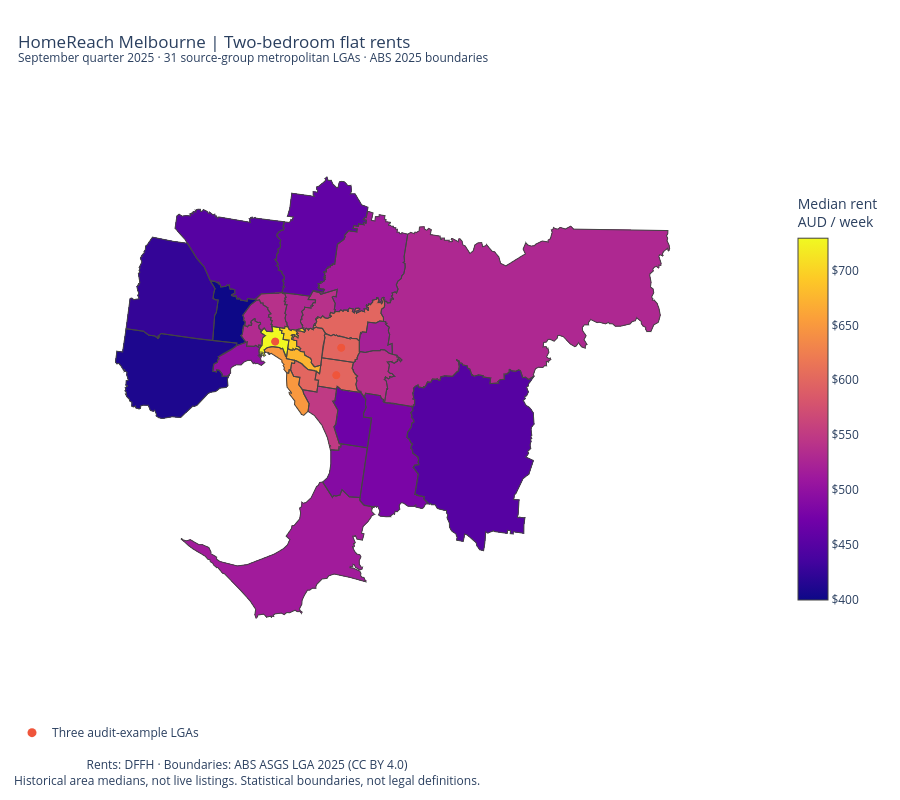

The notebook cell this image was saved under:
### Markdown cell above
## 10. Build the first interactive rent map

This is a **choropleth**: polygons coloured by a numeric measure. Use the colour legend to interpret
**published median AUD per week**. A larger coloured polygon is a larger geographic area, not a higher price
or a larger number of rentals. Prices still vary within each LGA. Hover for its exact name, code, count, quarter
and original Excel source cells. Zoom in to inspect the small inner-city LGAs.

The default map uses `white-bg`: no background-map service, key, or external tiles are required. Blank space
outside the selected polygons is simply unplotted space (including water and out-of-scope areas), **not $0 rent**.
The three previously used audit LGAs have optional point markers to help you orient yourself. These are
interior label anchors, not property locations, stations, or exact city centres.

For optional street/place context after the first successful run, change `USE_ONLINE_BASEMAP` to True and
rerun sections 10–12. That mode requests CARTO/OpenStreetMap tiles over the internet and discloses the displayed
map extent to that provider. The initial offline-style map makes no such requests. No data is geocoded.

### Code cell
USE_ONLINE_BASEMAP = False
MAP_STYLE = "carto-positron" if USE_ONLINE_BASEMAP else "white-bg"

hover_columns = ["rental_area_name", "abs_lga_name", "quarter", "property_type", "published_count",
                 "source_sheet", "source_count_cell", "source_median_cell", "match_method"]
custom = mapped[hover_columns].copy()
custom["published_count"] = custom["published_count"].astype(int)
fig = go.Figure(go.Choroplethmap(
    geojson=map_geojson,
    locations=mapped["lga_code_2025"].tolist(),
    featureidkey="properties.lga_code_2025",
    z=mapped["median_weekly_rent"].astype(float).tolist(),
    zmin=float(mapped["median_weekly_rent"].min()),
    zmax=float(mapped["median_weekly_rent"].max()),
    customdata=custom.to_numpy(),
    marker={"line": {"width": 1}},
    colorbar={"title": {"text": "Median rent<br>AUD / week"}, "tickprefix": "$", "len": 0.70},
    hovertemplate=(
        "<b>%{customdata[1]}</b><br>Rental-source name: %{customdata[0]}<br>"
        "ABS LGA code: %{location}<br>Quarter: %{customdata[2]} | %{customdata[3]}<br>"
        "Median: $%{z:,.0f} per week<br>Published count: %{customdata[4]:,}<br>"
        "Excel: %{customdata[5]}!%{customdata[6]} / %{customdata[7]}<br>"
        "Match: %{customdata[8]}<extra></extra>"
    ), name="Published median rent",
))
# Marker positions are derived from each source polygon, not guessed coordinates.
anchors = metro_native.loc[metro_native["abs_lga_name"].isin(["Melbourne", "Monash", "Whitehorse"])].copy()
anchors["geometry"] = anchors.geometry.representative_point()
anchors = anchors.to_crs(4326)
fig.add_trace(go.Scattermap(
    lon=anchors.geometry.x.tolist(), lat=anchors.geometry.y.tolist(),
    mode="markers", marker={"size": 9}, name="Three audit-example LGAs",
    text=anchors["abs_lga_name"].tolist(),
    hovertemplate="<b>%{text}</b><br>Interior label anchor, not a rental address<extra></extra>",
    showlegend=True,
))
fig.update_layout(
    title={"text": "HomeReach Melbourne | Two-bedroom flat rents<br>"
                   "<sup>September quarter 2025 · 31 source-group metropolitan LGAs · ABS 2025 boundaries</sup>",
           "x": 0.02},
    map={"style": MAP_STYLE, "center": {"lon": float((west + east) / 2), "lat": float((south + north) / 2)},
         "zoom": 7.8, "bearing": 0, "pitch": 0},
    height=800, margin={"l": 12, "r": 12, "t": 95, "b": 100},
    legend={"orientation": "h", "x": 0, "y": -0.03},
    annotations=[{"text": "Rents: DFFH · Boundaries: ABS ASGS LGA 2025 (CC BY 4.0)<br>"
                          "Historical area medians, not live listings. Statistical boundaries, not legal definitions.",
                  "xref": "paper", "yref": "paper", "x": 0, "y": -0.09,
                  "xanchor": "left", "yanchor": "top", "showarrow": False}],
)
fig.show(config={"responsive": True, "scrollZoom": True, "displaylogo": False})
print("Map rent range: $%g–$%g per week" % (mapped["median_weekly_rent"].min(), mapped["median_weekly_rent"].max()))
print("Basemap:", "online CARTO tiles" if USE_ONLINE_BASEMAP else "white background; no external basemap")

### Figure 1 — Plotly figure (JSON) as saved in the notebook; plotly's stock layout.template omitted (floating-point values rounded to 4 significant figures; data arrays with more than 128 entries replaced by an {"elided": "..."} marker saying what was removed)
{"data": [{"colorbar": {"len": 0.7, "tickprefix": "$", "title": {"text": "Median rent<br>AUD / week"}}, "customdata": {"elided": "31x9 mixed values"}, "featureidkey": "properties.lga_code_2025", "geojson": {"features": [{"geometry": {"coordinates": {"elided": "1x1863x2 float values"}, "type": "Polygon"}, "id": "20660", "properties": {"abs_area_sqkm": 62.54, "abs_lga_name": "Banyule", "area_type": "LGA", "boundary_source": "Australian Bureau of Statistics; ASGS Edition 3 LGA 2025; CC BY 4.0", "boundary_year": 2025, "lga_code_2025": "20660", "match_method": "exact_name", "match_note": "Exact name within Victoria.", "median_weekly_rent": 540, "property_type": "2 bedroom flats", "published_count": 282, "quarter": "2025Q3", "quarter_end": "2025-09-30", "rental_area_name": "Banyule", "source_count_cell": "HE57", "source_excel_row": 57, "source_file": "quarterly-median-rents-local-government-area-september-quarter-2025-excel.xlsx", "source_median_cell": "HF57", "source_region": "North and West Metro", "source_reporting_quarter": "2025Q3", "source_sheet": "2br Flat", "state_code": "2", "state_name": "Victoria"}, "type": "Feature"}, {"geometry": {"coordinates": {"elided": "1x1019x2 float values"}, "type": "Polygon"}, "id": "20910", "properties": {"abs_area_sqkm": 37.21, "abs_lga_name": "Bayside (Vic.)", "area_type": "LGA", "boundary_source": "Australian Bureau of Statistics; ASGS Edition 3 LGA 2025; CC BY 4.0", "boundary_year": 2025, "lga_code_2025": "20910", "match_method": "reviewed_alias", "match_note": "Victoria-only lookup; ABS adds a state suffix to distinguish the name.", "median_weekly_rent": 650, "property_type": "2 bedroom flats", "published_count": 210, "quarter": "2025Q3", "quarter_end": "2025-09-30", "rental_area_name": "Bayside", "source_count_cell": "HE80", "source_excel_row": 80, "source_file": "quarterly-median-rents-local-government-area-september-quarter-2025-excel.xlsx", "source_median_cell": "HF80", "source_region": "Southern Metro", "source_reporting_quarter": "2025Q3", "source_sheet": "2br Flat", "state_code": "2", "state_name": "Victoria"}, "type": "Feature"}, {"geometry": {"coordinates": {"elided": "1x2177x2 float values"}, "type": "Polygon"}, "id": "21110", "properties": {"abs_area_sqkm": 60.18, "abs_lga_name": "Boroondara", "area_type": "LGA", "boundary_source": "Australian Bureau of Statistics; ASGS Edition 3 LGA 2025; CC BY 4.0", "boundary_year": 2025, "lga_code_2025": "21110", "match_method": "exact_name", "match_note": "Exact name within Victoria.", "median_weekly_rent": 600, "property_type": "2 bedroom flats", "published_count": 542, "quarter": "2025Q3", "quarter_end": "2025-09-30", "rental_area_name": "Boroondara", "source_count_cell": "HE72", "source_excel_row": 72, "source_file": "quarterly-median-rents-local-government-area-september-quarter-2025-excel.xlsx", "source_median_cell": "HF72", "source_region": "Eastern Metro", "source_reporting_quarter": "2025Q3", "source_sheet": "2br Flat", "state_code": "2", "state_name": "Victoria"}, "type": "Feature"}, {"geometry": {"coordinates": {"elided": "1x1416x2 float values"}, "type": "Polygon"}, "id": "21180", "properties": {"abs_area_sqkm": 123.4, "abs_lga_name": "Brimbank", "area_type": "LGA", "boundary_source": "Australian Bureau of Statistics; ASGS Edition 3 LGA 2025; CC BY 4.0", "boundary_year": 2025, "lga_code_2025": "21180", "match_method": "exact_name", "match_note": "Exact name within Victoria.", "median_weekly_rent": 400, "property_type": "2 bedroom flats", "published_count": 224, "quarter": "2025Q3", "quarter_end": "2025-09-30", "rental_area_name": "Brimbank", "source_count_cell": "HE58", "source_excel_row": 58, "source_file": "quarterly-median-rents-local-government-area-september-quarter-2025-excel.xlsx", "source_median_cell": "HF58", "source_region": "North and West Metro", "source_reporting_quarter": "2025Q3", "source_sheet": "2br Flat", "state_code": "2", "state_name": "Victoria"}, "type": "Feature"}, {"geometry": {"coordinates": {"elided": "1x9402x2 float values"}, "type": "Polygon"}, "id": "21450", "properties": {"abs_area_sqkm": 1283.0, "abs_lga_name": "Cardinia", "area_type": "LGA", "boundary_source": "Australian Bureau of Statistics; ASGS Edition 3 LGA 2025; CC BY 4.0", "boundary_year": 2025, "lga_code_2025": "21450", "match_method": "exact_name", "match_note": "Exact name within Victoria.", "median_weekly_rent": 450, "property_type": "2 bedroom flats", "published_count": 24, "quarter": "2025Q3", "quarter_end": "2025-09-30", "rental_area_name": "Cardinia", "source_count_cell": "HE81", "source_excel_row": 81, "source_file": "quarterly-median-rents-local-government-area-september-quarter-2025-excel.xlsx", "source_median_cell": "HF81", "source_region": "Southern Metro", "source_reporting_quarter": "2025Q3", "source_sheet": "2br Flat", "state_code": "2", "state_name": "Victoria"}, "type": "Feature"}, {"geometry": {"coordinates": {"elided": "1x7437x2 float values"}, "type": "Polygon"}, "id": "21610", "properties": {"abs_area_sqkm": 409.4, "abs_lga_name": "Casey", "area_type": "LGA", "boundary_source": "Australian Bureau of Statistics; ASGS Edition 3 LGA 2025; CC BY 4.0", "boundary_year": 2025, "lga_code_2025": "21610", "match_method": "exact_name", "match_note": "Exact name within Victoria.", "median_weekly_rent": 480, "property_type": "2 bedroom flats", "published_count": 88, "quarter": "2025Q3", "quarter_end": "2025-09-30", "rental_area_name": "Casey", "source_count_cell": "HE82", "source_excel_row": 82, "source_file": "quarterly-median-rents-local-government-area-september-quarter-2025-excel.xlsx", "source_median_cell": "HF82", "source_region": "Southern Metro", "source_reporting_quarter": "2025Q3", "source_sheet": "2br Flat", "state_code": "2", "state_name": "Victoria"}, "type": "Feature"}, {"geometry": {"coordinates": {"elided": "1x1857x2 float values"}, "type": "Polygon"}, "id": "21890", "properties": {"abs_area_sqkm": 53.47, "abs_lga_name": "Darebin", "area_type": "LGA", "boundary_source": "Australian Bureau of Statistics; ASGS Edition 3 LGA 2025; CC BY 4.0", "boundary_year": 2025, "lga_code_2025": "21890", "match_method": "exact_name", "match_note": "Exact name within Victoria.", "median_weekly_rent": 530, "property_type": "2 bedroom flats", "published_count": 473, "quarter": "2025Q3", "quarter_end": "2025-09-30", "rental_area_name": "Darebin", "source_count_cell": "HE59", "source_excel_row": 59, "source_file": "quarterly-median-rents-local-government-area-september-quarter-2025-excel.xlsx", "source_median_cell": "HF59", "source_region": "North and West Metro", "source_reporting_quarter": "2025Q3", "source_sheet": "2br Flat", "state_code": "2", "state_name": "Victoria"}, "type": "Feature"}, {"geometry": {"coordinates": {"elided": "1x659x2 float values"}, "type": "Polygon"}, "id": "22170", "properties": {"abs_area_sqkm": 129.6, "abs_lga_name": "Frankston", "area_type": "LGA", "boundary_source": "Australian Bureau of Statistics; ASGS Edition 3 LGA 2025; CC BY 4.0", "boundary_year": 2025, "lga_code_2025": "22170", "match_method": "exact_name", "match_note": "Exact name within Victoria.", "median_weekly_rent": 490, "property_type": "2 bedroom flats", "published_count": 145, "quarter": "2025Q3", "quarter_end": "2025-09-30", "rental_area_name": "Frankston", "source_count_cell": "HE83", "source_excel_row": 83, "source_file": "quarterly-median-rents-local-government-area-september-quarter-2025-excel.xlsx", "source_median_cell": "HF83", "source_region": "Southern Metro", "source_reporting_quarter": "2025Q3", "source_sheet": "2br Flat", "state_code": "2", "state_name": "Victoria"}, "type": "Feature"}, {"geometry": {"coordinates": {"elided": "1x475x2 float values"}, "type": "Polygon"}, "id": "22310", "properties": {"abs_area_sqkm": 38.69, "abs_lga_name": "Glen Eira", "area_type": "LGA", "boundary_source": "Australian Bureau of Statistics; ASGS Edition 3 LGA 2025; CC BY 4.0", "boundary_year": 2025, "lga_code_2025": "22310", "match_method": "exact_name", "match_note": "Exact name within Victoria.", "median_weekly_rent": 600, "property_type": "2 bedroom flats", "published_count": 760, "quarter": "2025Q3", "quarter_end": "2025-09-30", "rental_area_name": "Glen Eira", "source_count_cell": "HE84", "source_excel_row": 84, "source_file": "quarterly-median-rents-local-government-area-september-quarter-2025-excel.xlsx", "source_median_cell": "HF84", "source_region": "Southern Metro", "source_reporting_quarter": "2025Q3", "source_sheet": "2br Flat", "state_code": "2", "state_name": "Victoria"}, "type": "Feature"}, {"geometry": {"coordinates": {"elided": "1x2003x2 float values"}, "type": "Polygon"}, "id": "22670", "properties": {"abs_area_sqkm": 129.5, "abs_lga_name": "Greater Dandenong", "area_type": "LGA", "boundary_source": "Australian Bureau of Statistics; ASGS Edition 3 LGA 2025; CC BY 4.0", "boundary_year": 2025, "lga_code_2025": "22670", "match_method": "exact_name", "match_note": "Exact name within Victoria.", "median_weekly_rent": 470, "property_type": "2 bedroom flats", "published_count": 297, "quarter": "2025Q3", "quarter_end": "2025-09-30", "rental_area_name": "Greater Dandenong", "source_count_cell": "HE85", "source_excel_row": 85, "source_file": "quarterly-median-rents-local-government-area-september-quarter-2025-excel.xlsx", "source_median_cell": "HF85", "source_region": "Southern Metro", "source_reporting_quarter": "2025Q3", "source_sheet": "2br Flat", "state_code": "2", "state_name": "Victoria"}, "type": "Feature"}, {"geometry": {"coordinates": {"elided": "1x1569x2 float values"}, "type": "Polygon"}, "id": "23110", "properties": {"abs_area_sqkm": 64.24, "abs_lga_name": "Hobsons Bay", "area_type": "LGA", "boundary_source": "Australian Bureau of Statistics; ASGS Edition 3 LGA 2025; CC BY 4.0", "boundary_year": 2025, "lga_code_2025": "23110", "match_method": "exact_name", "match_note": "Exact name within Victoria.", "median_weekly_rent": 500, "property_type": "2 bedroom flats", "published_count": 149, "quarter": "2025Q3", "quarter_end": "2025-09-30", "rental_area_name": "Hobsons Bay", "source_count_cell": "HE60", "source_excel_row": 60, "source_file": "quarterly-median-rents-local-government-area-september-quarter-2025-excel.xlsx", "source_median_cell": "HF60", "source_region": "North and West Metro", "source_reporting_quarter": "2025Q3", "source_sheet": "2br Flat", "state_code": "2", "state_name": "Victoria"}, "type": "Feature"}, {"geometry": {"coordinates": {"elided": "1x4222x2 float values"}, "type": "Polygon"}, "id": "23270", "properties": {"abs_area_sqkm": 503.8, "abs_lga_name": "Hume", "area_type": "LGA", "boundary_source": "Australian Bureau of Statistics; ASGS Edition 3 LGA 2025; CC BY 4.0", "boundary_year": 2025, "lga_code_2025": "23270", "match_method": "exact_name", "match_note": "Exact name within Victoria.", "median_weekly_rent": 450, "property_type": "2 bedroom flats", "published_count": 115, "quarter": "2025Q3", "quarter_end": "2025-09-30", "rental_area_name": "Hume", "source_count_cell": "HE61", "source_excel_row": 61, "source_file": "quarterly-median-rents-local-government-area-september-quarter-2025-excel.xlsx", "source_median_cell": "HF61", "source_region": "North and West Metro", "source_reporting_quarter": "2025Q3", "source_sheet": "2br Flat", "state_code": "2", "state_name": "Victoria"}, "type": "Feature"}, {"geometry": {"coordinates": {"elided": "1x1175x2 float values"}, "type": "Polygon"}, "id": "23430", "properties": {"abs_area_sqkm": 91.37, "abs_lga_name": "Kingston (Vic.)", "area_type": "LGA", "boundary_source": "Australian Bureau of Statistics; ASGS Edition 3 LGA 2025; CC BY 4.0", "boundary_year": 2025, "lga_code_2025": "23430", "match_method": "reviewed_alias", "match_note": "Victoria-only lookup; ABS adds a state suffix to distinguish the name.", "median_weekly_rent": 550, "property_type": "2 bedroom flats", "published_count": 340, "quarter": "2025Q3", "quarter_end": "2025-09-30", "rental_area_name": "Kingston", "source_count_cell": "HE86", "source_excel_row": 86, "source_file": "quarterly-median-rents-local-government-area-september-quarter-2025-excel.xlsx", "source_median_cell": "HF86", "source_region": "Southern Metro", "source_reporting_quarter": "2025Q3", "source_sheet": "2br Flat", "state_code": "2", "state_name": "Victoria"}, "type": "Feature"}, {"geometry": {"coordinates": {"elided": "1x8100x2 float values"}, "type": "Polygon"}, "id": "23670", "properties": {"abs_area_sqkm": 113.9, "abs_lga_name": "Knox", "area_type": "LGA", "boundary_source": "Australian Bureau of Statistics; ASGS Edition 3 LGA 2025; CC BY 4.0", "boundary_year": 2025, "lga_code_2025": "23670", "match_method": "exact_name", "match_note": "Exact name within Victoria.", "median_weekly_rent": 540, "property_type": "2 bedroom flats", "published_count": 85, "quarter": "2025Q3", "quarter_end": "2025-09-30", "rental_area_name": "Knox", "source_count_cell": "HE73", "source_excel_row": 73, "source_file": "quarterly-median-rents-local-government-area-september-quarter-2025-excel.xlsx", "source_median_cell": "HF73", "source_region": "Eastern Metro", "source_reporting_quarter": "2025Q3", "source_sheet": "2br Flat", "state_code": "2", "state_name": "Victoria"}, "type": "Feature"}, {"geometry": {"coordinates": {"elided": "1x4302x2 float values"}, "type": "Polygon"}, "id": "24210", "properties": {"abs_area_sqkm": 113.3, "abs_lga_name": "Manningham", "area_type": "LGA", "boundary_source": "Australian Bureau of Statistics; ASGS Edition 3 LGA 2025; CC BY 4.0", "boundary_year": 2025, "lga_code_2025": "24210", "match_method": "exact_name", "match_note": "Exact name within Victoria.", "median_weekly_rent": 600, "property_type": "2 bedroom flats", "published_count": 133, "quarter": "2025Q3", "quarter_end": "2025-09-30", "rental_area_name": "Manningham", "source_count_cell": "HE74", "source_excel_row": 74, "source_file": "quarterly-median-rents-local-government-area-september-quarter-2025-excel.xlsx", "source_median_cell": "HF74", "source_region": "Eastern Metro", "source_reporting_quarter": "2025Q3", "source_sheet": "2br Flat", "state_code": "2", "state_name": "Victoria"}, "type": "Feature"}, {"geometry": {"coordinates": {"elided": "1x696x2 float values"}, "type": "Polygon"}, "id": "24330", "properties": {"abs_area_sqkm": 31.23, "abs_lga_name": "Maribyrnong", "area_type": "LGA", "boundary_source": "Australian Bureau of Statistics; ASGS Edition 3 LGA 2025; CC BY 4.0", "boundary_year": 2025, "lga_code_2025": "24330", "match_method": "exact_name", "match_note": "Exact name within Victoria.", "median_weekly_rent": 533, "property_type": "2 bedroom flats", "published_count": 402, "quarter": "2025Q3", "quarter_end": "2025-09-30", "rental_area_name": "Maribyrnong", "source_count_cell": "HE62", "source_excel_row": 62, "source_file": "quarterly-median-rents-local-government-area-september-quarter-2025-excel.xlsx", "source_median_cell": "HF62", "source_region": "North and West Metro", "source_reporting_quarter": "2025Q3", "source_sheet": "2br Flat", "state_code": "2", "state_name": "Victoria"}, "type": "Feature"}, {"geometry": {"coordinates": {"elided": "1x1828x2 float values"}, "type": "Polygon"}, "id": "24410", "properties": {"abs_area_sqkm": 61.41, "abs_lga_name": "Maroondah", "area_type": "LGA", "boundary_source": "Australian Bureau of Statistics; ASGS Edition 3 LGA 2025; CC BY 4.0", "boundary_year": 2025, "lga_code_2025": "24410", "match_method": "exact_name", "match_note": "Exact name within Victoria.", "median_weekly_rent": 520, "property_type": "2 bedroom flats", "published_count": 129, "quarter": "2025Q3", "quarter_end": "2025-09-30", "rental_area_name": "Maroondah", "source_count_cell": "HE75", "source_excel_row": 75, "source_file": "quarterly-median-rents-local-government-area-september-quarter-2025-excel.xlsx", "source_median_cell": "HF75", "source_region": "Eastern Metro", "source_reporting_quarter": "2025Q3", "source_sheet": "2br Flat", "state_code": "2", "state_name": "Victoria"}, "type": "Feature"}, {"geometry": {"coordinates": {"elided": "1x826x2 float values"}, "type": "Polygon"}, "id": "24600", "properties": {"abs_area_sqkm": 37.55, "abs_lga_name": "Melbourne", "area_type": "LGA", "boundary_source": "Australian Bureau of Statistics; ASGS Edition 3 LGA 2025; CC BY 4.0", "boundary_year": 2025, "lga_code_2025": "24600", "match_method": "exact_name", "match_note": "Exact name within Victoria.", "median_weekly_rent": 730, "property_type": "2 bedroom flats", "published_count": 3209, "quarter": "2025Q3", "quarter_end": "2025-09-30", "rental_area_name": "Melbourne", "source_count_cell": "HE63", "source_excel_row": 63, "source_file": "quarterly-median-rents-local-government-area-september-quarter-2025-excel.xlsx", "source_median_cell": "HF63", "source_region": "North and West Metro", "source_reporting_quarter": "2025Q3", "source_sheet": "2br Flat", "state_code": "2", "state_name": "Victoria"}, "type": "Feature"}, {"geometry": {"coordinates": {"elided": "1x3793x2 float values"}, "type": "Polygon"}, "id": "24650", "properties": {"abs_area_sqkm": 527.5, "abs_lga_name": "Melton", "area_type": "LGA", "boundary_source": "Australian Bureau of Statistics; ASGS Edition 3 LGA 2025; CC BY 4.0", "boundary_year": 2025, "lga_code_2025": "24650", "match_method": "exact_name", "match_note": "Exact name within Victoria.", "median_weekly_rent": 425, "property_type": "2 bedroom flats", "published_count": 44, "quarter": "2025Q3", "quarter_end": "2025-09-30", "rental_area_name": "Melton", "source_count_cell": "HE64", "source_excel_row": 64, "source_file": "quarterly-median-rents-local-government-area-september-quarter-2025-excel.xlsx", "source_median_cell": "HF64", "source_region": "North and West Metro", "source_reporting_quarter": "2025Q3", "source_sheet": "2br Flat", "state_code": "2", "state_name": "Victoria"}, "type": "Feature"}, {"geometry": {"coordinates": {"elided": "1x1607x2 float values"}, "type": "Polygon"}, "id": "24700", "properties": {"abs_area_sqkm": 50.95, "abs_lga_name": "Merri-bek", "area_type": "LGA", "boundary_source": "Australian Bureau of Statistics; ASGS Edition 3 LGA 2025; CC BY 4.0", "boundary_year": 2025, "lga_code_2025": "24700", "match_method": "exact_name", "match_note": "Exact name within Victoria.", "median_weekly_rent": 540, "property_type": "2 bedroom flats", "published_count": 728, "quarter": "2025Q3", "quarter_end": "2025-09-30", "rental_area_name": "Merri-bek", "source_count_cell": "HE65", "source_excel_row": 65, "source_file": "quarterly-median-rents-local-government-area-september-quarter-2025-excel.xlsx", "source_median_cell": "HF65", "source_region": "North and West Metro", "source_reporting_quarter": "2025Q3", "source_sheet": "2br Flat", "state_code": "2", "state_name": "Victoria"}, "type": "Feature"}, {"geometry": {"coordinates": {"elided": "1x5709x2 float values"}, "type": "Polygon"}, "id": "24970", "properties": {"abs_area_sqkm": 81.48, "abs_lga_name": "Monash", "area_type": "LGA", "boundary_source": "Australian Bureau of Statistics; ASGS Edition 3 LGA 2025; CC BY 4.0", "boundary_year": 2025, "lga_code_2025": "24970", "match_method": "exact_name", "match_note": "Exact name within Victoria.", "median_weekly_rent": 600, "property_type": "2 bedroom flats", "published_count": 421, "quarter": "2025Q3", "quarter_end": "2025-09-30", "rental_area_name": "Monash", "source_count_cell": "HE76", "source_excel_row": 76, "source_file": "quarterly-median-rents-local-government-area-september-quarter-2025-excel.xlsx", "source_median_cell": "HF76", "source_region": "Eastern Metro", "source_reporting_quarter": "2025Q3", "source_sheet": "2br Flat", "state_code": "2", "state_name": "Victoria"}, "type": "Feature"}, {"geometry": {"coordinates": {"elided": "1x1266x2 float values"}, "type": "Polygon"}, "id": "25060", "properties": {"abs_area_sqkm": 43.14, "abs_lga_name": "Moonee Valley", "area_type": "LGA", "boundary_source": "Australian Bureau of Statistics; ASGS Edition 3 LGA 2025; CC BY 4.0", "boundary_year": 2025, "lga_code_2025": "25060", "match_method": "exact_name", "match_note": "Exact name within Victoria.", "median_weekly_rent": 525, "property_type": "2 bedroom flats", "published_count": 353, "quarter": "2025Q3", "quarter_end": "2025-09-30", "rental_area_name": "Moonee Valley", "source_count_cell": "HE66", "source_excel_row": 66, "source_file": "quarterly-median-rents-local-government-area-september-quarter-2025-excel.xlsx", "source_median_cell": "HF66", "source_region": "North and West Metro", "source_reporting_quarter": "2025Q3", "source_sheet": "2br Flat", "state_code": "2", "state_name": "Victoria"}, "type": "Feature"}, {"geometry": {"coordinates": {"elided": "23 rows, 20802 float values in total"}, "type": "MultiPolygon"}, "id": "25340", "properties": {"abs_area_sqkm": 724.0, "abs_lga_name": "Mornington Peninsula", "area_type": "LGA", "boundary_source": "Australian Bureau of Statistics; ASGS Edition 3 LGA 2025; CC BY 4.0", "boundary_year": 2025, "lga_code_2025": "25340", "match_method": "reviewed_alias", "match_note": "Reviewed expansion of the rental source's abbreviated name; Victoria code verified.", "median_weekly_rent": 515, "property_type": "2 bedroom flats", "published_count": 103, "quarter": "2025Q3", "quarter_end": "2025-09-30", "rental_area_name": "Mornington Penin'a", "source_count_cell": "HE87", "source_excel_row": 87, "source_file": "quarterly-median-rents-local-government-area-september-quarter-2025-excel.xlsx", "source_median_cell": "HF87", "source_region": "Southern Metro", "source_reporting_quarter": "2025Q3", "source_sheet": "2br Flat", "state_code": "2", "state_name": "Victoria"}, "type": "Feature"}, {"geometry": {"coordinates": {"elided": "1x3504x2 float values"}, "type": "Polygon"}, "id": "25710", "properties": {"abs_area_sqkm": 432.3, "abs_lga_name": "Nillumbik", "area_type": "LGA", "boundary_source": "Australian Bureau of Statistics; ASGS Edition 3 LGA 2025; CC BY 4.0", "boundary_year": 2025, "lga_code_2025": "25710", "match_method": "exact_name", "match_note": "Exact name within Victoria.", "median_weekly_rent": 515, "property_type": "2 bedroom flats", "published_count": 10, "quarter": "2025Q3", "quarter_end": "2025-09-30", "rental_area_name": "Nillumbik", "source_count_cell": "HE67", "source_excel_row": 67, "source_file": "quarterly-median-rents-local-government-area-september-quarter-2025-excel.xlsx", "source_median_cell": "HF67", "source_region": "North and West Metro", "source_reporting_quarter": "2025Q3", "source_sheet": "2br Flat", "state_code": "2", "state_name": "Victoria"}, "type": "Feature"}, {"geometry": {"coordinates": {"elided": "1x767x2 float values"}, "type": "Polygon"}, "id": "25900", "properties": {"abs_area_sqkm": 20.61, "abs_lga_name": "Port Phillip", "area_type": "LGA", "boundary_source": "Australian Bureau of Statistics; ASGS Edition 3 LGA 2025; CC BY 4.0", "boundary_year": 2025, "lga_code_2025": "25900", "match_method": "exact_name", "match_note": "Exact name within Victoria.", "median_weekly_rent": 650, "property_type": "2 bedroom flats", "published_count": 742, "quarter": "2025Q3", "quarter_end": "2025-09-30", "rental_area_name": "Port Phillip", "source_count_cell": "HE88", "source_excel_row": 88, "source_file": "quarterly-median-rents-local-government-area-september-quarter-2025-excel.xlsx", "source_median_cell": "HF88", "source_region": "Southern Metro", "source_reporting_quarter": "2025Q3", "source_sheet": "2br Flat", "state_code": "2", "state_name": "Victoria"}, "type": "Feature"}, {"geometry": {"coordinates": {"elided": "1x905x2 float values"}, "type": "Polygon"}, "id": "26350", "properties": {"abs_area_sqkm": 25.65, "abs_lga_name": "Stonnington", "area_type": "LGA", "boundary_source": "Australian Bureau of Statistics; ASGS Edition 3 LGA 2025; CC BY 4.0", "boundary_year": 2025, "lga_code_2025": "26350", "match_method": "exact_name", "match_note": "Exact name within Victoria.", "median_weekly_rent": 675, "property_type": "2 bedroom flats", "published_count": 751, "quarter": "2025Q3", "quarter_end": "2025-09-30", "rental_area_name": "Stonnington", "source_count_cell": "HE89", "source_excel_row": 89, "source_file": "quarterly-median-rents-local-government-area-september-quarter-2025-excel.xlsx", "source_median_cell": "HF89", "source_region": "Southern Metro", "source_reporting_quarter": "2025Q3", "source_sheet": "2br Flat", "state_code": "2", "state_name": "Victoria"}, "type": "Feature"}, {"geometry": {"coordinates": {"elided": "1x3223x2 float values"}, "type": "Polygon"}, "id": "26980", "properties": {"abs_area_sqkm": 64.28, "abs_lga_name": "Whitehorse", "area_type": "LGA", "boundary_source": "Australian Bureau of Statistics; ASGS Edition 3 LGA 2025; CC BY 4.0", "boundary_year": 2025, "lga_code_2025": "26980", "match_method": "exact_name", "match_note": "Exact name within Victoria.", "median_weekly_rent": 600, "property_type": "2 bedroom flats", "published_count": 464, "quarter": "2025Q3", "quarter_end": "2025-09-30", "rental_area_name": "Whitehorse", "source_count_cell": "HE77", "source_excel_row": 77, "source_file": "quarterly-median-rents-local-government-area-september-quarter-2025-excel.xlsx", "source_median_cell": "HF77", "source_region": "Eastern Metro", "source_reporting_quarter": "2025Q3", "source_sheet": "2br Flat", "state_code": "2", "state_name": "Victoria"}, "type": "Feature"}, {"geometry": {"coordinates": {"elided": "1x5147x2 float values"}, "type": "Polygon"}, "id": "27070", "properties": {"abs_area_sqkm": 489.7, "abs_lga_name": "Whittlesea", "area_type": "LGA", "boundary_source": "Australian Bureau of Statistics; ASGS Edition 3 LGA 2025; CC BY 4.0", "boundary_year": 2025, "lga_code_2025": "27070", "match_method": "exact_name", "match_note": "Exact name within Victoria.", "median_weekly_rent": 460, "property_type": "2 bedroom flats", "published_count": 117, "quarter": "2025Q3", "quarter_end": "2025-09-30", "rental_area_name": "Whittlesea", "source_count_cell": "HE68", "source_excel_row": 68, "source_file": "quarterly-median-rents-local-government-area-september-quarter-2025-excel.xlsx", "source_median_cell": "HF68", "source_region": "North and West Metro", "source_reporting_quarter": "2025Q3", "source_sheet": "2br Flat", "state_code": "2", "state_name": "Victoria"}, "type": "Feature"}, {"geometry": {"coordinates": {"elided": "1x4504x2 float values"}, "type": "Polygon"}, "id": "27260", "properties": {"abs_area_sqkm": 542.1, "abs_lga_name": "Wyndham", "area_type": "LGA", "boundary_source": "Australian Bureau of Statistics; ASGS Edition 3 LGA 2025; CC BY 4.0", "boundary_year": 2025, "lga_code_2025": "27260", "match_method": "exact_name", "match_note": "Exact name within Victoria.", "median_weekly_rent": 410, "property_type": "2 bedroom flats", "published_count": 138, "quarter": "2025Q3", "quarter_end": "2025-09-30", "rental_area_name": "Wyndham", "source_count_cell": "HE69", "source_excel_row": 69, "source_file": "quarterly-median-rents-local-government-area-september-quarter-2025-excel.xlsx", "source_median_cell": "HF69", "source_region": "North and West Metro", "source_reporting_quarter": "2025Q3", "source_sheet": "2br Flat", "state_code": "2", "state_name": "Victoria"}, "type": "Feature"}, {"geometry": {"coordinates": {"elided": "1x1655x2 float values"}, "type": "Polygon"}, "id": "27350", "properties": {"abs_area_sqkm": 19.54, "abs_lga_name": "Yarra", "area_type": "LGA", "boundary_source": "Australian Bureau of Statistics; ASGS Edition 3 LGA 2025; CC BY 4.0", "boundary_year": 2025, "lga_code_2025": "27350", "match_method": "exact_name", "match_note": "Exact name within Victoria.", "median_weekly_rent": 700, "property_type": "2 bedroom flats", "published_count": 487, "quarter": "2025Q3", "quarter_end": "2025-09-30", "rental_area_name": "Yarra", "source_count_cell": "HE70", "source_excel_row": 70, "source_file": "quarterly-median-rents-local-government-area-september-quarter-2025-excel.xlsx", "source_median_cell": "HF70", "source_region": "North and West Metro", "source_reporting_quarter": "2025Q3", "source_sheet": "2br Flat", "state_code": "2", "state_name": "Victoria"}, "type": "Feature"}, {"geometry": {"coordinates": {"elided": "1x7403x2 float values"}, "type": "Polygon"}, "id": "27450", "properties": {"abs_area_sqkm": 2468.0, "abs_lga_name": "Yarra Ranges", "area_type": "LGA", "boundary_source": "Australian Bureau of Statistics; ASGS Edition 3 LGA 2025; CC BY 4.0", "boundary_year": 2025, "lga_code_2025": "27450", "match_method": "exact_name", "match_note": "Exact name within Victoria.", "median_weekly_rent": 530, "property_type": "2 bedroom flats", "published_count": 48, "quarter": "2025Q3", "quarter_end": "2025-09-30", "rental_area_name": "Yarra Ranges", "source_count_cell": "HE78", "source_excel_row": 78, "source_file": "quarterly-median-rents-local-government-area-september-quarter-2025-excel.xlsx", "source_median_cell": "HF78", "source_region": "Eastern Metro", "source_reporting_quarter": "2025Q3", "source_sheet": "2br Flat", "state_code": "2", "state_name": "Victoria"}, "type": "Feature"}], "type": "FeatureCollection"}, "hovertemplate": "<b>%{customdata[1]}</b><br>Rental-source name: %{customdata[0]}<br>ABS LGA code: %{location}<br>Quarter: %{customdata[2]} | %{customdata[3]}<br>Median: $%{z:,.0f} per week<br>Published count: %{customdata[4]:,}<br>Excel: %{customdata[5]}!%{customdata[6]} / %{customdata[7]}<br>Match: %{customdata[8]}<extra></extra>", "locations": ["20660", "20910", "21110", "21180", "21450", "21610", "21890", "22170", "22310", "22670", "23110", "23270", "23430", "23670", "24210", "24330", "24410", "24600", "24650", "24700", "24970", "25060", "25340", "25710", "25900", "26350", "26980", "27070", "27260", "27350", "27450"], "marker": {"line": {"width": 1}}, "name": "Published median rent", "type": "choroplethmap", "z": [540, 650, 600, 400, 450, 480, 530, 490, 600, 470, 500, 450, 550, 540, 600, 533, 520, 730, 425, 540, 600, 525, 515, 515, 650, 675, 600, 460, 410, 700, 530], "zmax": 730, "zmin": 400}, {"hovertemplate": "<b>%{text}</b><br>Interior label anchor, not a rental address<extra></extra>", "lat": [-37.81, -37.9, -37.83], "lon": [144.9, 145.1, 145.2], "marker": {"size": 9}, "mode": "markers", "name": "Three audit-example LGAs", "showlegend": true, "text": ["Melbourne", "Monash", "Whitehorse"], "type": "scattermap"}], "layout": {"annotations": [{"showarrow": false, "text": "Rents: DFFH · Boundaries: ABS ASGS LGA 2025 (CC BY 4.0)<br>Historical area medians, not live listings. Statistical boundaries, not legal definitions.", "x": 0, "xanchor": "left", "xref": "paper", "y": -0.09, "yanchor": "top", "yref": "paper"}], "height": 800, "legend": {"orientation": "h", "x": 0, "y": -0.03}, "map": {"bearing": 0, "center": {"lat": -37.95, "lon": 145.3}, "pitch": 0, "style": "white-bg", "zoom": 7.8}, "margin": {"b": 100, "l": 12, "r": 12, "t": 95}, "title": {"text": "HomeReach Melbourne | Two-bedroom flat rents<br><sup>September quarter 2025 · 31 source-group metropolitan LGAs · ABS 2025 boundaries</sup>", "x": 0.02}}}
